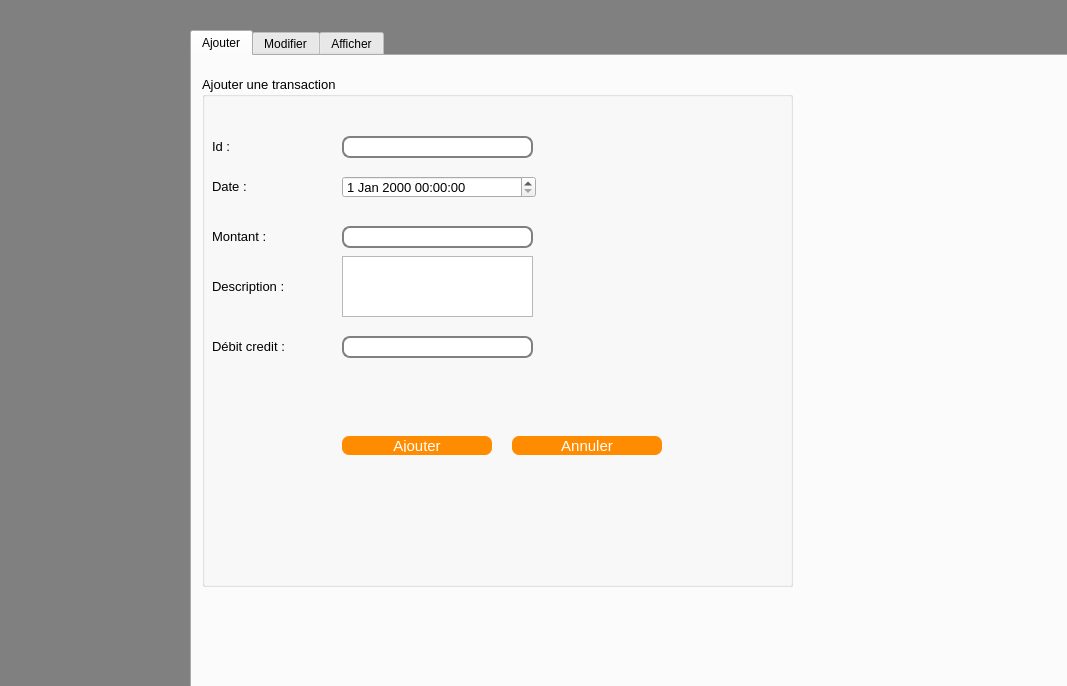
<?xml version="1.0" encoding="UTF-8"?>
<ui version="4.0">
 <class>transactions</class>
 <widget class="QDialog" name="transactions">
  <property name="geometry">
   <rect>
    <x>0</x>
    <y>0</y>
    <width>1067</width>
    <height>686</height>
   </rect>
  </property>
  <property name="windowTitle">
   <string>Dialog</string>
  </property>
  <property name="styleSheet">
   <string notr="true">#transactions {
background: gray;
}


#mainFrame {
border: 3px solid gray;
border-radius: 40px;
background: white;
}
QPushButton {
color: white;
background-color:#FF8C00;
width: 140px;
border-color: #340;
border-style: solid;
border-radius: 7;
padding: 3px;
font-size: 15px;
padding-left: 5px;
padding-right: 5px;
min-width: 50px;
max-width: 200px;
min-height: 13px;
max-height: 13px;
}
QLineEdit {
padding: 1px;
border-style: solid;
border: 2px solid gray;
border-radius: 8px;
}</string>
  </property>
  <widget class="QTabWidget" name="tabWidget">
   <property name="geometry">
    <rect>
     <x>190</x>
     <y>30</y>
     <width>1071</width>
     <height>671</height>
    </rect>
   </property>
   <property name="styleSheet">
    <string notr="true">#transaction {
background: gray;
}


#mainFrame {
border: 3px solid gray;
border-radius: 40px;
background: white;
}
QPushButton {
color: white;
background-color:#FF8C00;
width: 140px;
border-color: #340;
border-style: solid;
border-radius: 7;
padding: 3px;
font-size: 15px;
padding-left: 5px;
padding-right: 5px;
min-width: 50px;
max-width: 200px;
min-height: 13px;
max-height: 13px;
}
QLineEdit {
padding: 1px;
border-style: solid;
border: 2px solid gray;
border-radius: 8px;
}</string>
   </property>
   <property name="currentIndex">
    <number>0</number>
   </property>
   <widget class="QWidget" name="tab">
    <attribute name="title">
     <string>Ajouter</string>
    </attribute>
    <widget class="QLabel" name="label">
     <property name="geometry">
      <rect>
       <x>20</x>
       <y>20</y>
       <width>291</width>
       <height>41</height>
      </rect>
     </property>
     <property name="font">
      <font>
       <pointsize>15</pointsize>
      </font>
     </property>
     <property name="text">
      <string/>
     </property>
    </widget>
    <widget class="QGroupBox" name="groupBox">
     <property name="geometry">
      <rect>
       <x>10</x>
       <y>20</y>
       <width>591</width>
       <height>511</height>
      </rect>
     </property>
     <property name="font">
      <font>
       <pointsize>10</pointsize>
      </font>
     </property>
     <property name="title">
      <string>Ajouter une transaction</string>
     </property>
     <widget class="QLineEdit" name="lineEdit">
      <property name="geometry">
       <rect>
        <x>140</x>
        <y>60</y>
        <width>191</width>
        <height>22</height>
       </rect>
      </property>
     </widget>
     <widget class="QLabel" name="label_2">
      <property name="geometry">
       <rect>
        <x>10</x>
        <y>50</y>
        <width>81</width>
        <height>41</height>
       </rect>
      </property>
      <property name="font">
       <font>
        <pointsize>10</pointsize>
       </font>
      </property>
      <property name="text">
       <string>Id : </string>
      </property>
     </widget>
     <widget class="QLineEdit" name="lineEdit_2">
      <property name="geometry">
       <rect>
        <x>140</x>
        <y>150</y>
        <width>191</width>
        <height>22</height>
       </rect>
      </property>
     </widget>
     <widget class="QLabel" name="label_5">
      <property name="geometry">
       <rect>
        <x>10</x>
        <y>190</y>
        <width>111</width>
        <height>41</height>
       </rect>
      </property>
      <property name="font">
       <font>
        <pointsize>10</pointsize>
       </font>
      </property>
      <property name="text">
       <string>Description :</string>
      </property>
     </widget>
     <widget class="QLabel" name="label_3">
      <property name="geometry">
       <rect>
        <x>10</x>
        <y>90</y>
        <width>81</width>
        <height>41</height>
       </rect>
      </property>
      <property name="font">
       <font>
        <pointsize>10</pointsize>
       </font>
      </property>
      <property name="text">
       <string>Date :</string>
      </property>
     </widget>
     <widget class="QDateTimeEdit" name="dateTimeEdit">
      <property name="geometry">
       <rect>
        <x>140</x>
        <y>100</y>
        <width>194</width>
        <height>22</height>
       </rect>
      </property>
     </widget>
     <widget class="QLabel" name="label_4">
      <property name="geometry">
       <rect>
        <x>10</x>
        <y>140</y>
        <width>81</width>
        <height>41</height>
       </rect>
      </property>
      <property name="font">
       <font>
        <pointsize>10</pointsize>
       </font>
      </property>
      <property name="text">
       <string>Montant : </string>
      </property>
     </widget>
     <widget class="QLabel" name="label_6">
      <property name="geometry">
       <rect>
        <x>10</x>
        <y>250</y>
        <width>111</width>
        <height>41</height>
       </rect>
      </property>
      <property name="font">
       <font>
        <pointsize>10</pointsize>
       </font>
      </property>
      <property name="text">
       <string>Débit credit :</string>
      </property>
     </widget>
     <widget class="QPushButton" name="pushButton">
      <property name="geometry">
       <rect>
        <x>140</x>
        <y>360</y>
        <width>150</width>
        <height>19</height>
       </rect>
      </property>
      <property name="text">
       <string>Ajouter</string>
      </property>
     </widget>
     <widget class="QPushButton" name="pushButton_9">
      <property name="geometry">
       <rect>
        <x>310</x>
        <y>360</y>
        <width>150</width>
        <height>19</height>
       </rect>
      </property>
      <property name="text">
       <string>Annuler</string>
      </property>
     </widget>
     <widget class="QTextEdit" name="textEdit">
      <property name="geometry">
       <rect>
        <x>140</x>
        <y>180</y>
        <width>191</width>
        <height>61</height>
       </rect>
      </property>
     </widget>
     <widget class="QLineEdit" name="lineEdit_3">
      <property name="geometry">
       <rect>
        <x>140</x>
        <y>260</y>
        <width>191</width>
        <height>22</height>
       </rect>
      </property>
     </widget>
    </widget>
   </widget>
   <widget class="QWidget" name="tab_2">
    <attribute name="title">
     <string>Modifier</string>
    </attribute>
    <widget class="QLabel" name="label_7">
     <property name="geometry">
      <rect>
       <x>10</x>
       <y>20</y>
       <width>291</width>
       <height>41</height>
      </rect>
     </property>
     <property name="font">
      <font>
       <pointsize>15</pointsize>
      </font>
     </property>
     <property name="text">
      <string>Modifier une transaction</string>
     </property>
    </widget>
    <widget class="QLineEdit" name="lineEdit_8">
     <property name="geometry">
      <rect>
       <x>150</x>
       <y>270</y>
       <width>191</width>
       <height>22</height>
      </rect>
     </property>
    </widget>
    <widget class="QLabel" name="label_15">
     <property name="geometry">
      <rect>
       <x>20</x>
       <y>120</y>
       <width>81</width>
       <height>41</height>
      </rect>
     </property>
     <property name="font">
      <font>
       <pointsize>10</pointsize>
      </font>
     </property>
     <property name="text">
      <string>Id : </string>
     </property>
    </widget>
    <widget class="QLineEdit" name="lineEdit_9">
     <property name="geometry">
      <rect>
       <x>150</x>
       <y>220</y>
       <width>191</width>
       <height>22</height>
      </rect>
     </property>
    </widget>
    <widget class="QLabel" name="label_16">
     <property name="geometry">
      <rect>
       <x>20</x>
       <y>260</y>
       <width>111</width>
       <height>41</height>
      </rect>
     </property>
     <property name="font">
      <font>
       <pointsize>10</pointsize>
      </font>
     </property>
     <property name="text">
      <string>Description :</string>
     </property>
    </widget>
    <widget class="QLabel" name="label_18">
     <property name="geometry">
      <rect>
       <x>20</x>
       <y>160</y>
       <width>81</width>
       <height>41</height>
      </rect>
     </property>
     <property name="font">
      <font>
       <pointsize>10</pointsize>
      </font>
     </property>
     <property name="text">
      <string>Date :</string>
     </property>
    </widget>
    <widget class="QDateTimeEdit" name="dateTimeEdit_3">
     <property name="geometry">
      <rect>
       <x>150</x>
       <y>170</y>
       <width>194</width>
       <height>22</height>
      </rect>
     </property>
    </widget>
    <widget class="QLabel" name="label_19">
     <property name="geometry">
      <rect>
       <x>20</x>
       <y>210</y>
       <width>81</width>
       <height>41</height>
      </rect>
     </property>
     <property name="font">
      <font>
       <pointsize>10</pointsize>
      </font>
     </property>
     <property name="text">
      <string>Montant : </string>
     </property>
    </widget>
    <widget class="QRadioButton" name="radioButton_5">
     <property name="geometry">
      <rect>
       <x>150</x>
       <y>330</y>
       <width>97</width>
       <height>20</height>
      </rect>
     </property>
     <property name="text">
      <string>+</string>
     </property>
    </widget>
    <widget class="QLabel" name="label_20">
     <property name="geometry">
      <rect>
       <x>20</x>
       <y>320</y>
       <width>111</width>
       <height>41</height>
      </rect>
     </property>
     <property name="font">
      <font>
       <pointsize>10</pointsize>
      </font>
     </property>
     <property name="text">
      <string>Débit credit :</string>
     </property>
    </widget>
    <widget class="QRadioButton" name="radioButton_6">
     <property name="geometry">
      <rect>
       <x>190</x>
       <y>330</y>
       <width>97</width>
       <height>20</height>
      </rect>
     </property>
     <property name="text">
      <string>-</string>
     </property>
    </widget>
    <widget class="QGroupBox" name="groupBox_2">
     <property name="geometry">
      <rect>
       <x>430</x>
       <y>30</y>
       <width>541</width>
       <height>361</height>
      </rect>
     </property>
     <property name="title">
      <string/>
     </property>
     <widget class="QLineEdit" name="lineEdit_10">
      <property name="geometry">
       <rect>
        <x>130</x>
        <y>60</y>
        <width>191</width>
        <height>22</height>
       </rect>
      </property>
     </widget>
     <widget class="QLabel" name="label_21">
      <property name="geometry">
       <rect>
        <x>30</x>
        <y>50</y>
        <width>81</width>
        <height>41</height>
       </rect>
      </property>
      <property name="font">
       <font>
        <pointsize>10</pointsize>
       </font>
      </property>
      <property name="text">
       <string>Id : </string>
      </property>
     </widget>
     <widget class="QLabel" name="label_8">
      <property name="geometry">
       <rect>
        <x>0</x>
        <y>0</y>
        <width>291</width>
        <height>41</height>
       </rect>
      </property>
      <property name="font">
       <font>
        <pointsize>15</pointsize>
       </font>
      </property>
      <property name="text">
       <string>Supprimer une transaction</string>
      </property>
     </widget>
     <widget class="QPushButton" name="pushButton_3">
      <property name="geometry">
       <rect>
        <x>50</x>
        <y>330</y>
        <width>150</width>
        <height>19</height>
       </rect>
      </property>
      <property name="text">
       <string>Supprimer</string>
      </property>
     </widget>
     <widget class="QPushButton" name="pushButton_8">
      <property name="geometry">
       <rect>
        <x>260</x>
        <y>330</y>
        <width>150</width>
        <height>19</height>
       </rect>
      </property>
      <property name="text">
       <string>Annuler</string>
      </property>
     </widget>
    </widget>
    <widget class="QPushButton" name="pushButton_2">
     <property name="geometry">
      <rect>
       <x>50</x>
       <y>440</y>
       <width>150</width>
       <height>19</height>
      </rect>
     </property>
     <property name="text">
      <string>Modifier</string>
     </property>
    </widget>
    <widget class="QPushButton" name="pushButton_7">
     <property name="geometry">
      <rect>
       <x>220</x>
       <y>440</y>
       <width>150</width>
       <height>19</height>
      </rect>
     </property>
     <property name="text">
      <string>Annuler</string>
     </property>
    </widget>
    <widget class="QComboBox" name="comboBox">
     <property name="geometry">
      <rect>
       <x>142</x>
       <y>120</y>
       <width>131</width>
       <height>22</height>
      </rect>
     </property>
    </widget>
   </widget>
   <widget class="QWidget" name="tab_7">
    <attribute name="title">
     <string>Afficher</string>
    </attribute>
    <widget class="QTableWidget" name="tableWidget">
     <property name="geometry">
      <rect>
       <x>20</x>
       <y>90</y>
       <width>721</width>
       <height>411</height>
      </rect>
     </property>
     <column>
      <property name="text">
       <string>Id </string>
      </property>
     </column>
     <column>
      <property name="text">
       <string>Date</string>
      </property>
     </column>
     <column>
      <property name="text">
       <string>Montant</string>
      </property>
     </column>
     <column>
      <property name="text">
       <string>Description</string>
      </property>
     </column>
     <column>
      <property name="text">
       <string>Débit credit</string>
      </property>
     </column>
    </widget>
    <widget class="QLabel" name="label_22">
     <property name="geometry">
      <rect>
       <x>40</x>
       <y>30</y>
       <width>141</width>
       <height>16</height>
      </rect>
     </property>
     <property name="text">
      <string/>
     </property>
    </widget>
    <widget class="QLabel" name="label_23">
     <property name="geometry">
      <rect>
       <x>20</x>
       <y>20</y>
       <width>291</width>
       <height>41</height>
      </rect>
     </property>
     <property name="font">
      <font>
       <pointsize>15</pointsize>
      </font>
     </property>
     <property name="text">
      <string>Les transactions </string>
     </property>
    </widget>
   </widget>
  </widget>
 </widget>
 <resources/>
 <connections/>
</ui>
